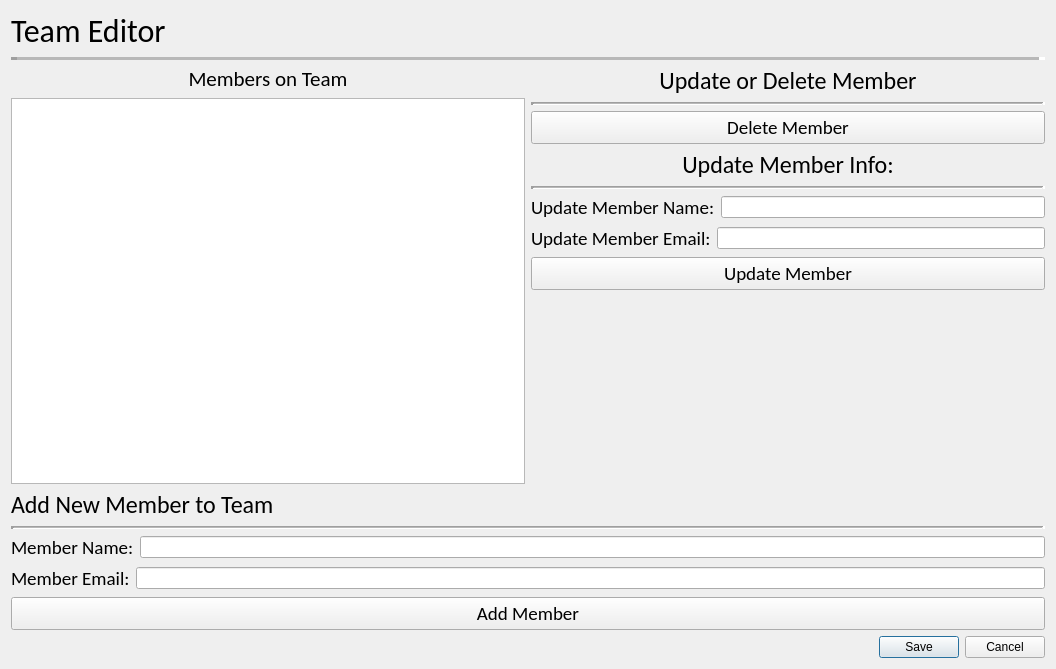
<?xml version="1.0" encoding="UTF-8"?>
<ui version="4.0">
 <class>team_editor</class>
 <widget class="QDialog" name="team_editor">
  <property name="windowModality">
   <enum>Qt::ApplicationModal</enum>
  </property>
  <property name="geometry">
   <rect>
    <x>0</x>
    <y>0</y>
    <width>1056</width>
    <height>669</height>
   </rect>
  </property>
  <property name="windowTitle">
   <string>Team Editor</string>
  </property>
  <layout class="QVBoxLayout" name="verticalLayout_8">
   <item>
    <layout class="QVBoxLayout" name="verticalLayout_2">
     <item>
      <widget class="QLabel" name="page_title">
       <property name="font">
        <font>
         <family>Calibri</family>
         <pointsize>24</pointsize>
        </font>
       </property>
       <property name="text">
        <string>Team Editor</string>
       </property>
      </widget>
     </item>
     <item>
      <widget class="Line" name="line_2">
       <property name="lineWidth">
        <number>6</number>
       </property>
       <property name="midLineWidth">
        <number>4</number>
       </property>
       <property name="orientation">
        <enum>Qt::Horizontal</enum>
       </property>
      </widget>
     </item>
    </layout>
   </item>
   <item>
    <layout class="QHBoxLayout" name="horizontalLayout_7">
     <item>
      <layout class="QVBoxLayout" name="verticalLayout_4">
       <item>
        <widget class="QLabel" name="list_title">
         <property name="font">
          <font>
           <family>Calibri</family>
           <pointsize>16</pointsize>
          </font>
         </property>
         <property name="text">
          <string>Members on Team</string>
         </property>
         <property name="alignment">
          <set>Qt::AlignCenter</set>
         </property>
        </widget>
       </item>
       <item>
        <widget class="QListWidget" name="member_list"/>
       </item>
      </layout>
     </item>
     <item>
      <layout class="QVBoxLayout" name="verticalLayout_7">
       <item>
        <layout class="QVBoxLayout" name="verticalLayout_6">
         <item>
          <widget class="QLabel" name="member_delete_title">
           <property name="font">
            <font>
             <family>Calibri</family>
             <pointsize>18</pointsize>
            </font>
           </property>
           <property name="text">
            <string>Update or Delete Member</string>
           </property>
           <property name="alignment">
            <set>Qt::AlignCenter</set>
           </property>
          </widget>
         </item>
         <item>
          <widget class="Line" name="line_4">
           <property name="lineWidth">
            <number>3</number>
           </property>
           <property name="midLineWidth">
            <number>1</number>
           </property>
           <property name="orientation">
            <enum>Qt::Horizontal</enum>
           </property>
          </widget>
         </item>
         <item>
          <widget class="QPushButton" name="delete_member_button">
           <property name="font">
            <font>
             <family>Calibri</family>
             <pointsize>14</pointsize>
            </font>
           </property>
           <property name="text">
            <string>Delete Member</string>
           </property>
          </widget>
         </item>
        </layout>
       </item>
       <item>
        <layout class="QVBoxLayout" name="verticalLayout_5">
         <item>
          <widget class="QLabel" name="member_update_title">
           <property name="font">
            <font>
             <family>Calibri</family>
             <pointsize>18</pointsize>
            </font>
           </property>
           <property name="text">
            <string>Update Member Info:</string>
           </property>
           <property name="alignment">
            <set>Qt::AlignCenter</set>
           </property>
          </widget>
         </item>
         <item>
          <widget class="Line" name="line_3">
           <property name="lineWidth">
            <number>3</number>
           </property>
           <property name="midLineWidth">
            <number>1</number>
           </property>
           <property name="orientation">
            <enum>Qt::Horizontal</enum>
           </property>
          </widget>
         </item>
         <item>
          <layout class="QHBoxLayout" name="horizontalLayout_5">
           <item>
            <widget class="QLabel" name="update_member_name_label">
             <property name="font">
              <font>
               <family>Calibri</family>
               <pointsize>14</pointsize>
              </font>
             </property>
             <property name="text">
              <string>Update Member Name:</string>
             </property>
            </widget>
           </item>
           <item>
            <widget class="QLineEdit" name="update_member_name_line_edit"/>
           </item>
          </layout>
         </item>
         <item>
          <layout class="QHBoxLayout" name="horizontalLayout_6">
           <item>
            <widget class="QLabel" name="update_member_email_label">
             <property name="font">
              <font>
               <family>Calibri</family>
               <pointsize>14</pointsize>
              </font>
             </property>
             <property name="text">
              <string>Update Member Email:</string>
             </property>
            </widget>
           </item>
           <item>
            <widget class="QLineEdit" name="update_member_email_line_edit"/>
           </item>
          </layout>
         </item>
         <item>
          <widget class="QPushButton" name="update_member_button">
           <property name="font">
            <font>
             <family>Calibri</family>
             <pointsize>14</pointsize>
            </font>
           </property>
           <property name="text">
            <string>Update Member</string>
           </property>
          </widget>
         </item>
         <item>
          <spacer name="verticalSpacer_2">
           <property name="orientation">
            <enum>Qt::Vertical</enum>
           </property>
           <property name="sizeHint" stdset="0">
            <size>
             <width>20</width>
             <height>40</height>
            </size>
           </property>
          </spacer>
         </item>
        </layout>
       </item>
      </layout>
     </item>
    </layout>
   </item>
   <item>
    <layout class="QVBoxLayout" name="verticalLayout">
     <item>
      <widget class="QLabel" name="add_team_title">
       <property name="font">
        <font>
         <family>Calibri</family>
         <pointsize>18</pointsize>
        </font>
       </property>
       <property name="text">
        <string>Add New Member to Team</string>
       </property>
      </widget>
     </item>
     <item>
      <widget class="Line" name="line">
       <property name="lineWidth">
        <number>3</number>
       </property>
       <property name="midLineWidth">
        <number>1</number>
       </property>
       <property name="orientation">
        <enum>Qt::Horizontal</enum>
       </property>
      </widget>
     </item>
     <item>
      <layout class="QHBoxLayout" name="horizontalLayout">
       <item>
        <widget class="QLabel" name="add_member_name_label">
         <property name="font">
          <font>
           <family>Calibri</family>
           <pointsize>14</pointsize>
          </font>
         </property>
         <property name="text">
          <string>Member Name:</string>
         </property>
        </widget>
       </item>
       <item>
        <widget class="QLineEdit" name="add_member_name_line_edit"/>
       </item>
      </layout>
     </item>
     <item>
      <layout class="QHBoxLayout" name="horizontalLayout_2">
       <item>
        <widget class="QLabel" name="add_member_email_label">
         <property name="font">
          <font>
           <family>Calibri</family>
           <pointsize>14</pointsize>
          </font>
         </property>
         <property name="text">
          <string>Member Email:</string>
         </property>
        </widget>
       </item>
       <item>
        <widget class="QLineEdit" name="add_member_email_line_edit"/>
       </item>
      </layout>
     </item>
     <item>
      <widget class="QPushButton" name="add_member_button">
       <property name="font">
        <font>
         <family>Calibri</family>
         <pointsize>14</pointsize>
        </font>
       </property>
       <property name="text">
        <string>Add Member</string>
       </property>
      </widget>
     </item>
    </layout>
   </item>
   <item>
    <widget class="QDialogButtonBox" name="buttonBox">
     <property name="orientation">
      <enum>Qt::Horizontal</enum>
     </property>
     <property name="standardButtons">
      <set>QDialogButtonBox::Cancel|QDialogButtonBox::Save</set>
     </property>
    </widget>
   </item>
  </layout>
 </widget>
 <resources/>
 <connections>
  <connection>
   <sender>buttonBox</sender>
   <signal>accepted()</signal>
   <receiver>team_editor</receiver>
   <slot>accept()</slot>
   <hints>
    <hint type="sourcelabel">
     <x>248</x>
     <y>254</y>
    </hint>
    <hint type="destinationlabel">
     <x>157</x>
     <y>274</y>
    </hint>
   </hints>
  </connection>
  <connection>
   <sender>buttonBox</sender>
   <signal>rejected()</signal>
   <receiver>team_editor</receiver>
   <slot>reject()</slot>
   <hints>
    <hint type="sourcelabel">
     <x>316</x>
     <y>260</y>
    </hint>
    <hint type="destinationlabel">
     <x>286</x>
     <y>274</y>
    </hint>
   </hints>
  </connection>
 </connections>
</ui>
